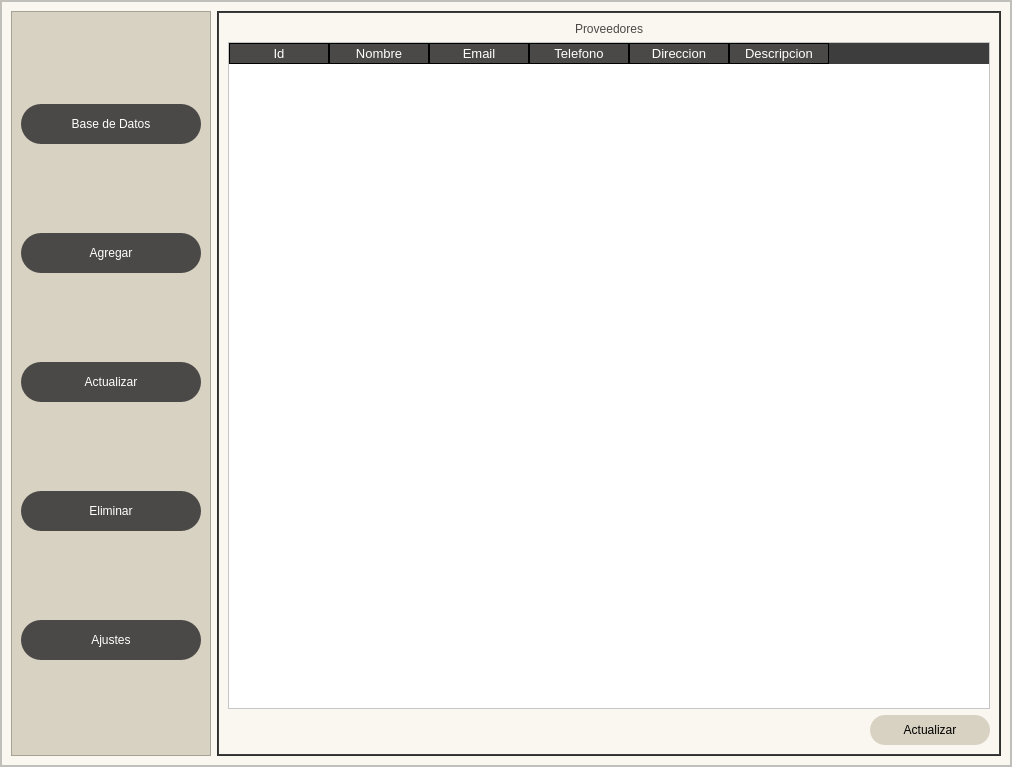
<?xml version="1.0" encoding="UTF-8"?>
<ui version="4.0">
 <class>MainWindow</class>
 <widget class="QMainWindow" name="MainWindow">
  <property name="geometry">
   <rect>
    <x>0</x>
    <y>0</y>
    <width>1012</width>
    <height>767</height>
   </rect>
  </property>
  <property name="sizePolicy">
   <sizepolicy hsizetype="Expanding" vsizetype="Expanding">
    <horstretch>0</horstretch>
    <verstretch>0</verstretch>
   </sizepolicy>
  </property>
  <property name="minimumSize">
   <size>
    <width>800</width>
    <height>600</height>
   </size>
  </property>
  <property name="windowTitle">
   <string>MainWindow</string>
  </property>
  <property name="dockNestingEnabled">
   <bool>true</bool>
  </property>
  <widget class="QWidget" name="centralwidget">
   <layout class="QHBoxLayout" name="horizontalLayout_6">
    <property name="spacing">
     <number>0</number>
    </property>
    <property name="leftMargin">
     <number>0</number>
    </property>
    <property name="topMargin">
     <number>0</number>
    </property>
    <property name="rightMargin">
     <number>0</number>
    </property>
    <property name="bottomMargin">
     <number>0</number>
    </property>
    <item>
     <widget class="QFrame" name="frame">
      <property name="styleSheet">
       <string notr="true">background-color: #FAF7F0;</string>
      </property>
      <property name="frameShape">
       <enum>QFrame::StyledPanel</enum>
      </property>
      <property name="frameShadow">
       <enum>QFrame::Raised</enum>
      </property>
      <layout class="QVBoxLayout" name="verticalLayout_2" stretch="8">
       <property name="spacing">
        <number>0</number>
       </property>
       <property name="leftMargin">
        <number>0</number>
       </property>
       <property name="topMargin">
        <number>0</number>
       </property>
       <property name="rightMargin">
        <number>0</number>
       </property>
       <property name="bottomMargin">
        <number>0</number>
       </property>
       <item>
        <widget class="QFrame" name="frameContenido">
         <property name="frameShape">
          <enum>QFrame::StyledPanel</enum>
         </property>
         <property name="frameShadow">
          <enum>QFrame::Raised</enum>
         </property>
         <layout class="QHBoxLayout" name="horizontalLayout_2">
          <item>
           <widget class="QFrame" name="frameControl">
            <property name="minimumSize">
             <size>
              <width>200</width>
              <height>0</height>
             </size>
            </property>
            <property name="maximumSize">
             <size>
              <width>0</width>
              <height>16777215</height>
             </size>
            </property>
            <property name="styleSheet">
             <string notr="true">QFrame{
background-color: rgb(216, 210, 194)
}

QPushButton{
background-color: #4A4947;
border-radius: 20px;
color: white;
font: 77 10pt &quot;Arial-Black&quot;;
}

QPushButton:hover{
background-color: white;
border-radius: 20px;
border-bottom-left-radius: 20px;
color: black;
font: 77 10pt &quot;Arial-Black&quot;;
}</string>
            </property>
            <property name="frameShape">
             <enum>QFrame::StyledPanel</enum>
            </property>
            <property name="frameShadow">
             <enum>QFrame::Raised</enum>
            </property>
            <layout class="QVBoxLayout" name="verticalLayout_3">
             <item>
              <widget class="QPushButton" name="botonBaseDatos">
               <property name="minimumSize">
                <size>
                 <width>0</width>
                 <height>40</height>
                </size>
               </property>
               <property name="text">
                <string>Base de Datos</string>
               </property>
              </widget>
             </item>
             <item>
              <widget class="QPushButton" name="botonAgregar">
               <property name="minimumSize">
                <size>
                 <width>0</width>
                 <height>40</height>
                </size>
               </property>
               <property name="text">
                <string>Agregar</string>
               </property>
              </widget>
             </item>
             <item>
              <widget class="QPushButton" name="botonActualizar">
               <property name="minimumSize">
                <size>
                 <width>0</width>
                 <height>40</height>
                </size>
               </property>
               <property name="text">
                <string>Actualizar</string>
               </property>
              </widget>
             </item>
             <item>
              <widget class="QPushButton" name="botonEliminar">
               <property name="minimumSize">
                <size>
                 <width>0</width>
                 <height>40</height>
                </size>
               </property>
               <property name="text">
                <string>Eliminar</string>
               </property>
              </widget>
             </item>
             <item>
              <widget class="QPushButton" name="botonAjustes">
               <property name="minimumSize">
                <size>
                 <width>0</width>
                 <height>40</height>
                </size>
               </property>
               <property name="text">
                <string>Ajustes</string>
               </property>
              </widget>
             </item>
            </layout>
           </widget>
          </item>
          <item>
           <widget class="QFrame" name="framePaginas">
            <property name="styleSheet">
             <string notr="true">QFrame{
	background-color: rgb(61, 61, 61);
}

QLabel{
	font: 87 12pt &quot;Arial Black&quot;;
	background-color: #000000ff;
	color: rgb(74, 73, 71);
	border: 0px solid #14C8DC;
}

QLineEdit{
	color: rgb(255, 255, 255);
	border: 0.5px solid rgb(61, 61, 61);
	font: 75 12pt &quot;Times New Roman&quot;;
}

QPushButton{
	background-color: rgb(216, 210, 194);
	border-radius: 15px;
	color: black;
	font: 20 12pt &quot;Arial&quot;;

}


QPushButton:hover{
	background-color: rgb(241, 234, 217);
	border-radius: 15px;
	color: black;
	font: 77 12pt &quot;Arial&quot;;

}

QTableWidget {
    background-color: rgb(255, 255, 255);
    color: rgb(0, 0, 0);
    gridline-color: rgb(0, 206, 151);
    font-size: 12pt;
    color: #000000;
}

QHeaderView::section {
    background-color:rgb(74, 73, 71);
    border: 1px solid rgb(0, 0, 0);
    font-size: 10pt;
	color: white;
}

QTableWidget QTableCornerButton::section {
    background-color: rgb(0, 0, 0);
    border: 1px solid rgb(0, 206, 151);
}


</string>
            </property>
            <property name="frameShape">
             <enum>QFrame::StyledPanel</enum>
            </property>
            <property name="frameShadow">
             <enum>QFrame::Raised</enum>
            </property>
            <layout class="QVBoxLayout" name="verticalLayout_4">
             <property name="spacing">
              <number>0</number>
             </property>
             <property name="leftMargin">
              <number>1</number>
             </property>
             <property name="topMargin">
              <number>1</number>
             </property>
             <property name="rightMargin">
              <number>1</number>
             </property>
             <property name="bottomMargin">
              <number>1</number>
             </property>
             <item>
              <widget class="QStackedWidget" name="stackedWidget">
               <widget class="QWidget" name="paginaDatos">
                <layout class="QVBoxLayout" name="verticalLayout_5">
                 <item>
                  <widget class="QLabel" name="label">
                   <property name="text">
                    <string>Proveedores</string>
                   </property>
                   <property name="alignment">
                    <set>Qt::AlignCenter</set>
                   </property>
                  </widget>
                 </item>
                 <item>
                  <widget class="QTableWidget" name="tablaProductos">
                   <column>
                    <property name="text">
                     <string>Id</string>
                    </property>
                   </column>
                   <column>
                    <property name="text">
                     <string>Nombre</string>
                    </property>
                   </column>
                   <column>
                    <property name="text">
                     <string>Email</string>
                    </property>
                   </column>
                   <column>
                    <property name="text">
                     <string>Telefono</string>
                    </property>
                   </column>
                   <column>
                    <property name="text">
                     <string>Direccion</string>
                    </property>
                   </column>
                   <column>
                    <property name="text">
                     <string>Descripcion</string>
                    </property>
                   </column>
                  </widget>
                 </item>
                 <item>
                  <layout class="QHBoxLayout" name="horizontalLayout_3">
                   <item>
                    <spacer name="horizontalSpacer_2">
                     <property name="orientation">
                      <enum>Qt::Horizontal</enum>
                     </property>
                     <property name="sizeHint" stdset="0">
                      <size>
                       <width>40</width>
                       <height>20</height>
                      </size>
                     </property>
                    </spacer>
                   </item>
                   <item>
                    <widget class="QPushButton" name="botonRefrescar">
                     <property name="minimumSize">
                      <size>
                       <width>120</width>
                       <height>30</height>
                      </size>
                     </property>
                     <property name="text">
                      <string>Actualizar</string>
                     </property>
                    </widget>
                   </item>
                  </layout>
                 </item>
                </layout>
               </widget>
               <widget class="QWidget" name="paginaAgregar">
                <layout class="QVBoxLayout" name="verticalLayout_8">
                 <item>
                  <widget class="QLabel" name="label_8">
                   <property name="text">
                    <string>Agregar Proveedores</string>
                   </property>
                   <property name="alignment">
                    <set>Qt::AlignCenter</set>
                   </property>
                  </widget>
                 </item>
                 <item>
                  <spacer name="verticalSpacer_2">
                   <property name="orientation">
                    <enum>Qt::Vertical</enum>
                   </property>
                   <property name="sizeHint" stdset="0">
                    <size>
                     <width>20</width>
                     <height>40</height>
                    </size>
                   </property>
                  </spacer>
                 </item>
                 <item>
                  <layout class="QHBoxLayout" name="horizontalLayout_4">
                   <item>
                    <layout class="QVBoxLayout" name="verticalLayout_7">
                     <item>
                      <widget class="QLabel" name="label_2">
                       <property name="text">
                        <string>Id</string>
                       </property>
                      </widget>
                     </item>
                     <item>
                      <widget class="QLabel" name="label_3">
                       <property name="text">
                        <string>Nombre</string>
                       </property>
                      </widget>
                     </item>
                     <item>
                      <widget class="QLabel" name="label_4">
                       <property name="text">
                        <string>Email</string>
                       </property>
                      </widget>
                     </item>
                     <item>
                      <widget class="QLabel" name="label_5">
                       <property name="text">
                        <string>Telefono</string>
                       </property>
                      </widget>
                     </item>
                     <item>
                      <widget class="QLabel" name="label_6">
                       <property name="text">
                        <string>Direccion</string>
                       </property>
                      </widget>
                     </item>
                     <item>
                      <widget class="QLabel" name="label_7">
                       <property name="text">
                        <string>Descripcion</string>
                       </property>
                      </widget>
                     </item>
                    </layout>
                   </item>
                   <item>
                    <layout class="QVBoxLayout" name="verticalLayout_6">
                     <property name="spacing">
                      <number>30</number>
                     </property>
                     <item>
                      <widget class="QLineEdit" name="lineEditAgregarId"/>
                     </item>
                     <item>
                      <widget class="QLineEdit" name="lineEditAgregarNombre"/>
                     </item>
                     <item>
                      <widget class="QLineEdit" name="lineEditAgregarEmail"/>
                     </item>
                     <item>
                      <widget class="QLineEdit" name="lineEditAgregarTelefono"/>
                     </item>
                     <item>
                      <widget class="QLineEdit" name="lineEditAgregarDireccion"/>
                     </item>
                     <item>
                      <widget class="QLineEdit" name="lineEditAgregarDescripcion"/>
                     </item>
                    </layout>
                   </item>
                   <item>
                    <spacer name="horizontalSpacer_4">
                     <property name="orientation">
                      <enum>Qt::Horizontal</enum>
                     </property>
                     <property name="sizeHint" stdset="0">
                      <size>
                       <width>40</width>
                       <height>20</height>
                      </size>
                     </property>
                    </spacer>
                   </item>
                  </layout>
                 </item>
                 <item>
                  <spacer name="verticalSpacer">
                   <property name="orientation">
                    <enum>Qt::Vertical</enum>
                   </property>
                   <property name="sizeHint" stdset="0">
                    <size>
                     <width>20</width>
                     <height>40</height>
                    </size>
                   </property>
                  </spacer>
                 </item>
                 <item>
                  <layout class="QHBoxLayout" name="horizontalLayout_5">
                   <item>
                    <widget class="QLabel" name="signalAgregar">
                     <property name="minimumSize">
                      <size>
                       <width>200</width>
                       <height>0</height>
                      </size>
                     </property>
                     <property name="text">
                      <string/>
                     </property>
                     <property name="alignment">
                      <set>Qt::AlignCenter</set>
                     </property>
                    </widget>
                   </item>
                   <item>
                    <spacer name="horizontalSpacer_3">
                     <property name="orientation">
                      <enum>Qt::Horizontal</enum>
                     </property>
                     <property name="sizeHint" stdset="0">
                      <size>
                       <width>40</width>
                       <height>20</height>
                      </size>
                     </property>
                    </spacer>
                   </item>
                   <item>
                    <widget class="QPushButton" name="botonAgregar2">
                     <property name="minimumSize">
                      <size>
                       <width>110</width>
                       <height>35</height>
                      </size>
                     </property>
                     <property name="text">
                      <string>Agregar</string>
                     </property>
                    </widget>
                   </item>
                  </layout>
                 </item>
                </layout>
               </widget>
               <widget class="QWidget" name="paginaActualizar">
                <layout class="QVBoxLayout" name="verticalLayout_10">
                 <item>
                  <widget class="QLabel" name="label_10">
                   <property name="text">
                    <string>Actualizar Proveedores</string>
                   </property>
                   <property name="alignment">
                    <set>Qt::AlignCenter</set>
                   </property>
                  </widget>
                 </item>
                 <item>
                  <layout class="QHBoxLayout" name="horizontalLayout_9">
                   <item>
                    <widget class="QLabel" name="label_11">
                     <property name="text">
                      <string>Proveedor a buscar</string>
                     </property>
                    </widget>
                   </item>
                   <item>
                    <widget class="QLineEdit" name="lineEditBuscarActualizar"/>
                   </item>
                   <item>
                    <widget class="QPushButton" name="botonBuscarActualizar">
                     <property name="minimumSize">
                      <size>
                       <width>110</width>
                       <height>35</height>
                      </size>
                     </property>
                     <property name="text">
                      <string>Buscar</string>
                     </property>
                    </widget>
                   </item>
                  </layout>
                 </item>
                 <item>
                  <spacer name="verticalSpacer_4">
                   <property name="orientation">
                    <enum>Qt::Vertical</enum>
                   </property>
                   <property name="sizeHint" stdset="0">
                    <size>
                     <width>20</width>
                     <height>40</height>
                    </size>
                   </property>
                  </spacer>
                 </item>
                 <item>
                  <layout class="QHBoxLayout" name="horizontalLayout_7">
                   <property name="spacing">
                    <number>30</number>
                   </property>
                   <item>
                    <layout class="QVBoxLayout" name="verticalLayout_9">
                     <item>
                      <widget class="QLabel" name="label_12">
                       <property name="text">
                        <string>Id</string>
                       </property>
                      </widget>
                     </item>
                     <item>
                      <widget class="QLabel" name="label_17">
                       <property name="text">
                        <string>Nombre</string>
                       </property>
                      </widget>
                     </item>
                     <item>
                      <widget class="QLabel" name="label_14">
                       <property name="text">
                        <string>Email</string>
                       </property>
                      </widget>
                     </item>
                     <item>
                      <widget class="QLabel" name="label_13">
                       <property name="text">
                        <string>Telefono</string>
                       </property>
                      </widget>
                     </item>
                     <item>
                      <widget class="QLabel" name="label_16">
                       <property name="text">
                        <string>Direccion</string>
                       </property>
                      </widget>
                     </item>
                     <item>
                      <widget class="QLabel" name="label_15">
                       <property name="text">
                        <string>Descripcion</string>
                       </property>
                      </widget>
                     </item>
                    </layout>
                   </item>
                   <item>
                    <layout class="QVBoxLayout" name="verticalLayout">
                     <item>
                      <widget class="QLineEdit" name="lineEditActualizarId"/>
                     </item>
                     <item>
                      <widget class="QLineEdit" name="lineEditActualizarNombre"/>
                     </item>
                     <item>
                      <widget class="QLineEdit" name="lineEditActualizarEmail"/>
                     </item>
                     <item>
                      <widget class="QLineEdit" name="lineEditActualizarTelefono"/>
                     </item>
                     <item>
                      <widget class="QLineEdit" name="lineEditActualizarDireccion"/>
                     </item>
                     <item>
                      <widget class="QLineEdit" name="lineEditActualizarDescripcion"/>
                     </item>
                    </layout>
                   </item>
                   <item>
                    <spacer name="horizontalSpacer_6">
                     <property name="orientation">
                      <enum>Qt::Horizontal</enum>
                     </property>
                     <property name="sizeHint" stdset="0">
                      <size>
                       <width>40</width>
                       <height>20</height>
                      </size>
                     </property>
                    </spacer>
                   </item>
                  </layout>
                 </item>
                 <item>
                  <spacer name="verticalSpacer_3">
                   <property name="orientation">
                    <enum>Qt::Vertical</enum>
                   </property>
                   <property name="sizeHint" stdset="0">
                    <size>
                     <width>20</width>
                     <height>40</height>
                    </size>
                   </property>
                  </spacer>
                 </item>
                 <item>
                  <layout class="QHBoxLayout" name="horizontalLayout_8">
                   <item>
                    <widget class="QLabel" name="signalActualizar">
                     <property name="minimumSize">
                      <size>
                       <width>120</width>
                       <height>35</height>
                      </size>
                     </property>
                     <property name="text">
                      <string/>
                     </property>
                    </widget>
                   </item>
                   <item>
                    <spacer name="horizontalSpacer_5">
                     <property name="orientation">
                      <enum>Qt::Horizontal</enum>
                     </property>
                     <property name="sizeHint" stdset="0">
                      <size>
                       <width>40</width>
                       <height>20</height>
                      </size>
                     </property>
                    </spacer>
                   </item>
                   <item>
                    <widget class="QPushButton" name="botonActualizar2">
                     <property name="minimumSize">
                      <size>
                       <width>110</width>
                       <height>35</height>
                      </size>
                     </property>
                     <property name="text">
                      <string>Actualizar</string>
                     </property>
                    </widget>
                   </item>
                  </layout>
                 </item>
                </layout>
               </widget>
               <widget class="QWidget" name="paginaEliminar">
                <layout class="QVBoxLayout" name="verticalLayout_11">
                 <item>
                  <widget class="QLabel" name="label_19">
                   <property name="text">
                    <string>Eliminar Proveedor</string>
                   </property>
                   <property name="alignment">
                    <set>Qt::AlignCenter</set>
                   </property>
                  </widget>
                 </item>
                 <item>
                  <layout class="QHBoxLayout" name="horizontalLayout_10">
                   <item>
                    <widget class="QLabel" name="label_20">
                     <property name="text">
                      <string>Proveedor a buscar</string>
                     </property>
                    </widget>
                   </item>
                   <item>
                    <widget class="QLineEdit" name="lineEditBuscarEliminar"/>
                   </item>
                   <item>
                    <widget class="QPushButton" name="botonBuscarEliminar">
                     <property name="minimumSize">
                      <size>
                       <width>110</width>
                       <height>35</height>
                      </size>
                     </property>
                     <property name="text">
                      <string>Buscar</string>
                     </property>
                    </widget>
                   </item>
                  </layout>
                 </item>
                 <item>
                  <widget class="QTableWidget" name="tablaEliminar">
                   <column>
                    <property name="text">
                     <string>Id</string>
                    </property>
                   </column>
                   <column>
                    <property name="text">
                     <string>Nombre</string>
                    </property>
                   </column>
                   <column>
                    <property name="text">
                     <string>Email</string>
                    </property>
                   </column>
                   <column>
                    <property name="text">
                     <string>Telefono</string>
                    </property>
                   </column>
                   <column>
                    <property name="text">
                     <string>Direccion</string>
                    </property>
                   </column>
                   <column>
                    <property name="text">
                     <string>Descripcion</string>
                    </property>
                   </column>
                  </widget>
                 </item>
                 <item>
                  <layout class="QHBoxLayout" name="horizontalLayout_11">
                   <item>
                    <widget class="QLabel" name="signalEliminar">
                     <property name="minimumSize">
                      <size>
                       <width>200</width>
                       <height>35</height>
                      </size>
                     </property>
                     <property name="text">
                      <string/>
                     </property>
                    </widget>
                   </item>
                   <item>
                    <spacer name="horizontalSpacer_7">
                     <property name="orientation">
                      <enum>Qt::Horizontal</enum>
                     </property>
                     <property name="sizeHint" stdset="0">
                      <size>
                       <width>40</width>
                       <height>20</height>
                      </size>
                     </property>
                    </spacer>
                   </item>
                   <item>
                    <widget class="QPushButton" name="botonEliminar2">
                     <property name="minimumSize">
                      <size>
                       <width>110</width>
                       <height>35</height>
                      </size>
                     </property>
                     <property name="text">
                      <string>Eliminar</string>
                     </property>
                    </widget>
                   </item>
                  </layout>
                 </item>
                </layout>
               </widget>
               <widget class="QWidget" name="paginaAjustes"/>
              </widget>
             </item>
            </layout>
           </widget>
          </item>
         </layout>
        </widget>
       </item>
      </layout>
     </widget>
    </item>
   </layout>
  </widget>
 </widget>
 <resources/>
 <connections/>
</ui>
